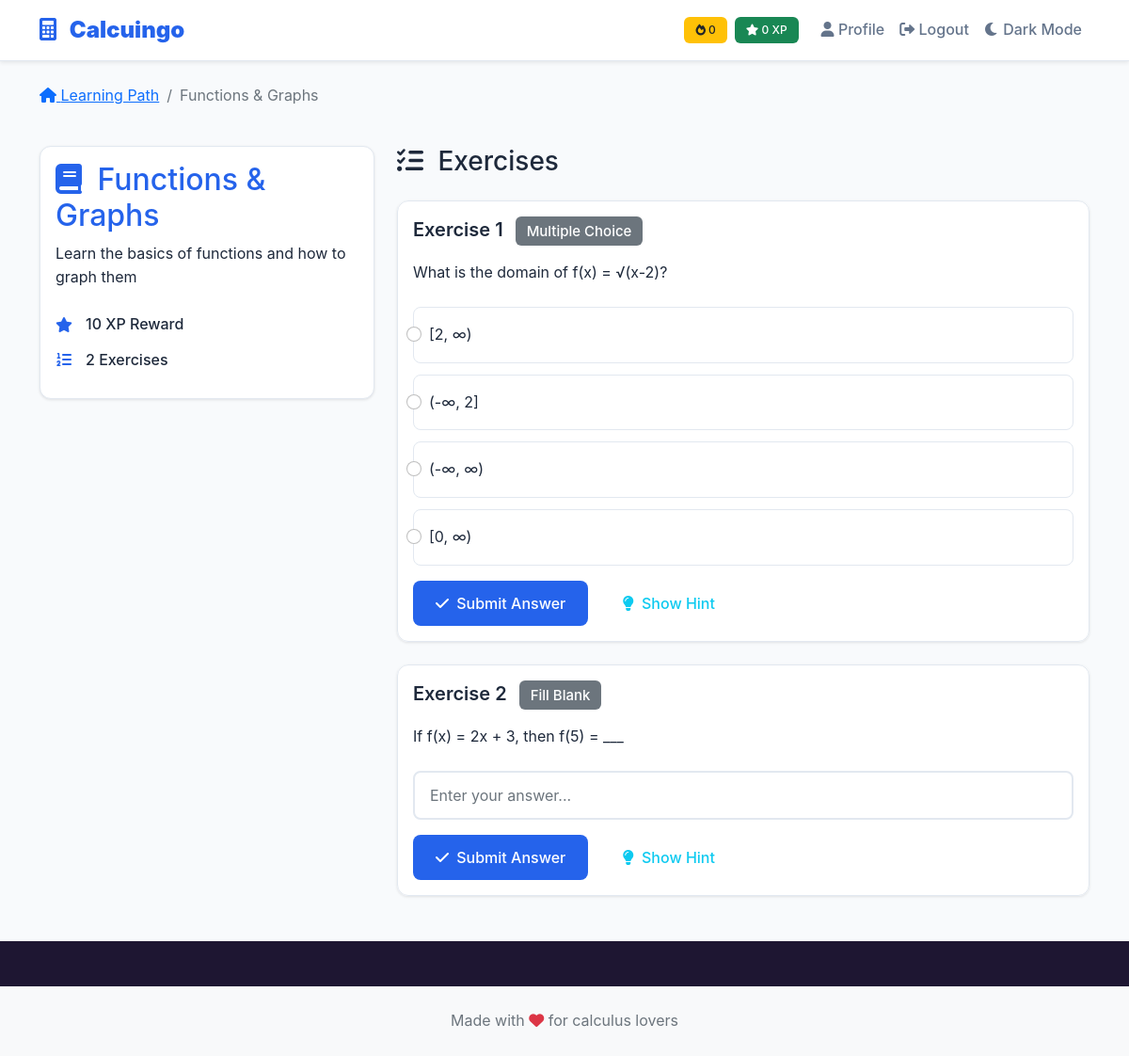
/lessons/1 (signed in), run on an earlier commit of the app's database.
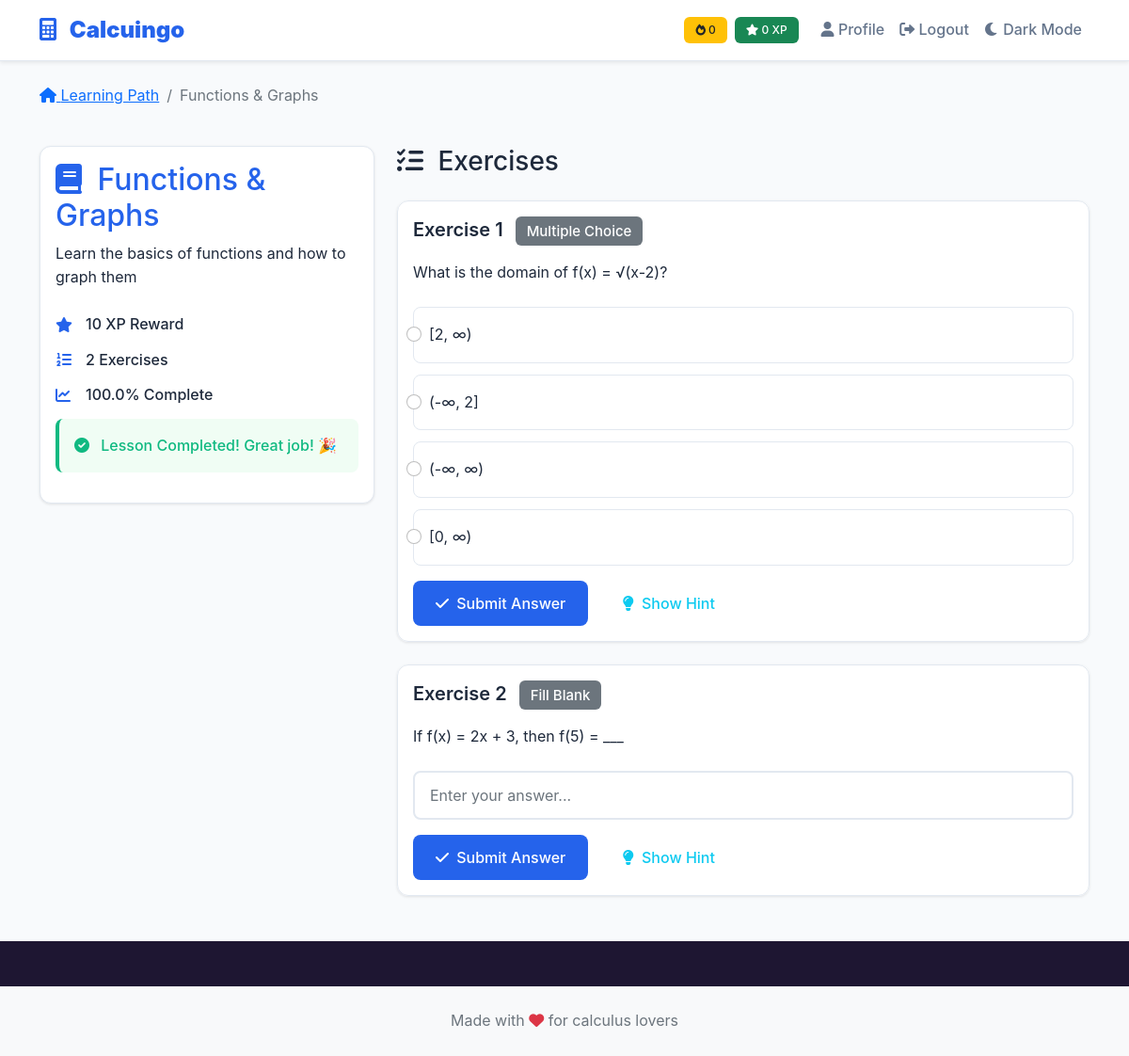
And on a later commit of the database.
### models.py (models this page shows, shortened)
class Progress(db.Model):
    id = db.Column(db.Integer, primary_key=True)
    user_id = db.Column(db.Integer, db.ForeignKey('user.id'), nullable=False)
    lesson_id = db.Column(db.Integer, db.ForeignKey('lesson.id'), nullable=False)
    completed = db.Column(db.Boolean, nullable=False, default=False)
    score = db.Column(db.Float, nullable=False, default=0.0)
    attempts = db.Column(db.Integer, nullable=False, default=0)
    last_attempt = db.Column(db.DateTime, nullable=False, default=datetime.utcnow)

### routes/lessons.py (the view)
@lessons_bp.route('/<int:lesson_id>')
def lesson_detail(lesson_id):
    lesson = Lesson.query.get_or_404(lesson_id)
    exercises = Exercise.query.filter_by(lesson_id=lesson_id).order_by(Exercise.order).all()
    user_progress = None
    if 'user_id' in session:
        user_progress = Progress.query.filter_by(
            user_id=session['user_id'],
            lesson_id=lesson_id
        ).first()
    return render_template('lessons/lesson_detail.html',
                         lesson=lesson,
                         exercises=exercises,
                         user_progress=user_progress)

### models.py (called while the page is built)
    def get_options(self):
        try:
            return json.loads(self.options) if self.options else []
        except:
            return []

### templates/lessons/lesson_detail.html (shortened to what the changed rows need)
{% extends "base.html" %}
{% block main_class %}lesson-page{% endblock %}
{% block content %}
<div class="container py-4">
    <div class="row">
        <div class="col-lg-4 mb-4">
            <div class="card lesson-info-card">
                <div class="card-body">
                    <h2 class="card-title text-primary">
                        <i class="fas fa-book me-2"></i>
                        {{ lesson.title }}
                    </h2>
                    <p class="card-text">{{ lesson.description }}</p>
                    <div class="lesson-stats">
                        <div class="stat-item">
                        </div>
                        <div class="stat-item">
                        </div>
                        {% if user_progress %}
                        <div class="stat-item">
                            <i class="fas fa-chart-line"></i>
                            <span>{{ (user_progress.score * 100)|round }}% Complete</span>
                        </div>
                        {% endif %}
                    </div>
                    {% if user_progress and user_progress.completed %}
                    <div class="alert alert-success">
                        <i class="fas fa-check-circle me-2"></i>
                        Lesson Completed! Great job! 🎉
                    </div>
                    {% endif %}
                </div>
            </div>
        </div>
    </div>
</div>
{% endblock %}

What changed in the data, as far as the page shows it:
added Progress: (user_progress.score*100)|round "100.0"
Also different on the page:
text now shown: "% Complete Lesson Completed! Great job! 🎉"
